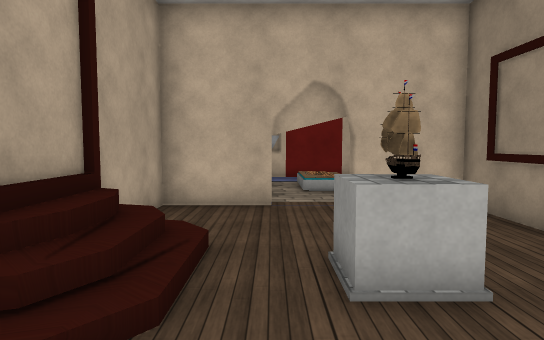
View 1 (above)

12 first-person views from a walk through a scene from a Unity 3-D project. The camera is 1.5 m above the floor, tilts 4° down and sees 75° across. The floor is counted in squares, 1 m on a side. Each view is taken from the middle of a square. On the plan, view 1 faces up. The plan holds only what a view shows up to about 16 squares ahead; the rest is blank. The place goes on beyond the plan. The player character is not drawn. Door leaves are left out, so doorways stand open. Some surface patterns are stand-ins.

View 2
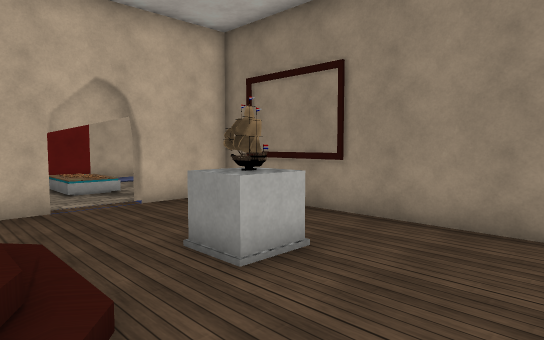

View 3
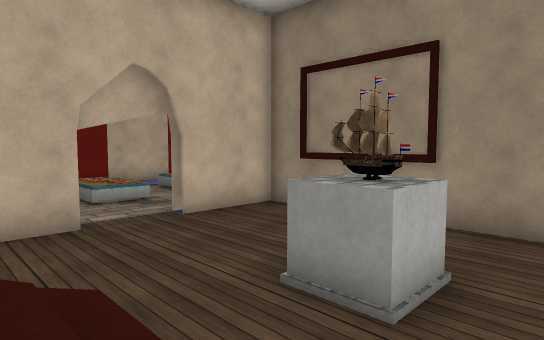

View 4
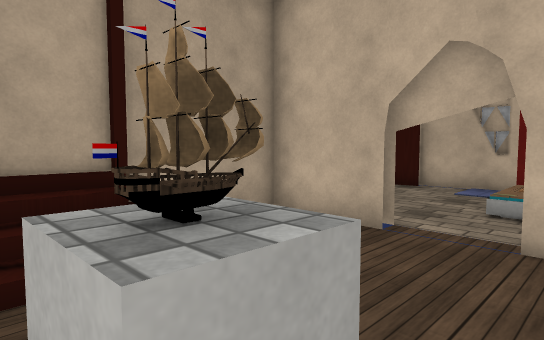

View 5
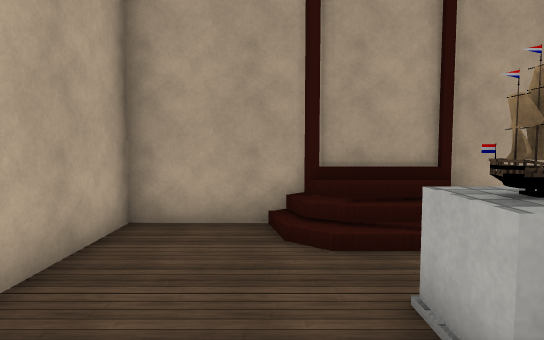

View 6
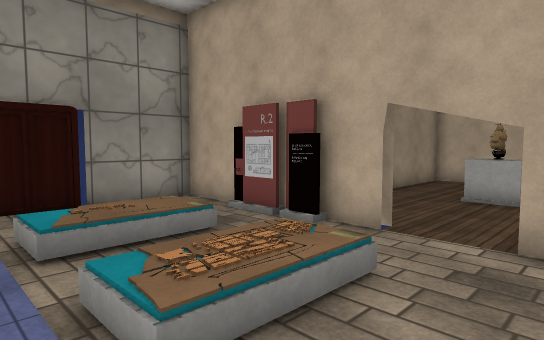

View 7
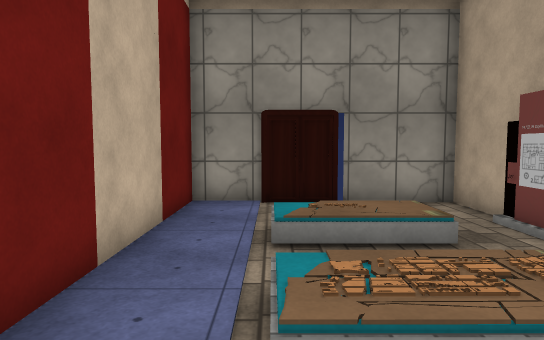

View 8
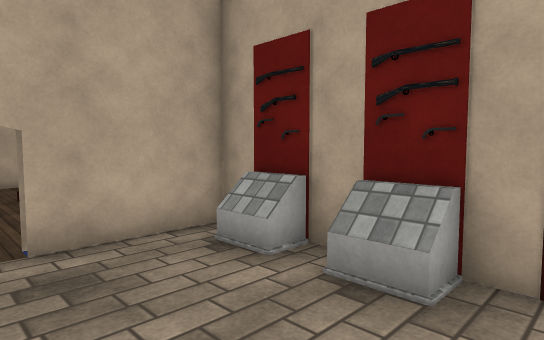

View 9
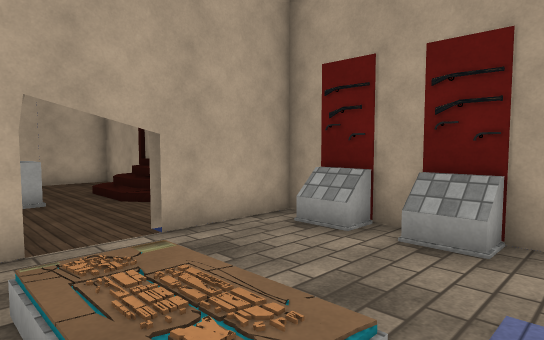

View 10
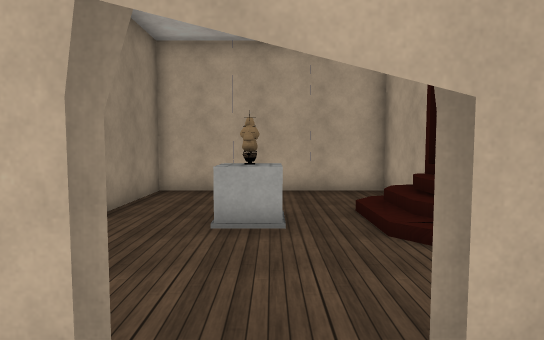

View 11
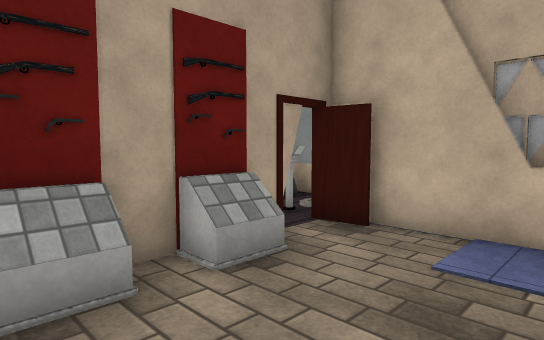

View 12
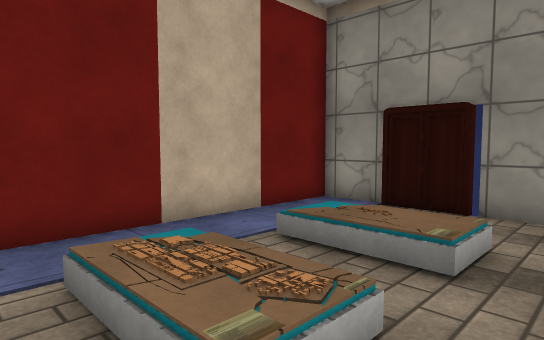

### Floor plan
Key: @ floor where view 1 was taken; # wall or solid block; x gap in a wall; . main floor; : floor 0.5 m higher than the main floor; / step, stairs or slope; D open door; O other object.
Columns run from 5 left of view 1 to 8 right of it. Each row starts with its distance up from view 1.
 16 OO############
 15  .x..........#
 14   #...//.//..#
 13   #.../:./:..#
 12   #.../:./:..#
 11   #..........#
 10   #..........#
  9   ###DDD######
  8   #.......#
  7   #.......#
  6   #/......#
  5   #//.....#
  4   #//.##..#
  3   #//.##..#
  2   #/......#
  1   #.......#
  0   #..@....#
 -1   #########

Positions as (right, up) in squares from view 1, and headings:
1: (0, 0), facing up
2: (-2, 0), facing up-right
3: (-2, 2), facing up-right
4: (3, 3), facing up-left
5: (4, 2), facing left
6: (-1, 15), facing down-right
7: (-1, 14), facing right
8: (1, 15), facing down-left
9: (3, 15), facing down-left
10: (1, 11), facing down
11: (1, 10), facing up-left
12: (0, 10), facing up-right
